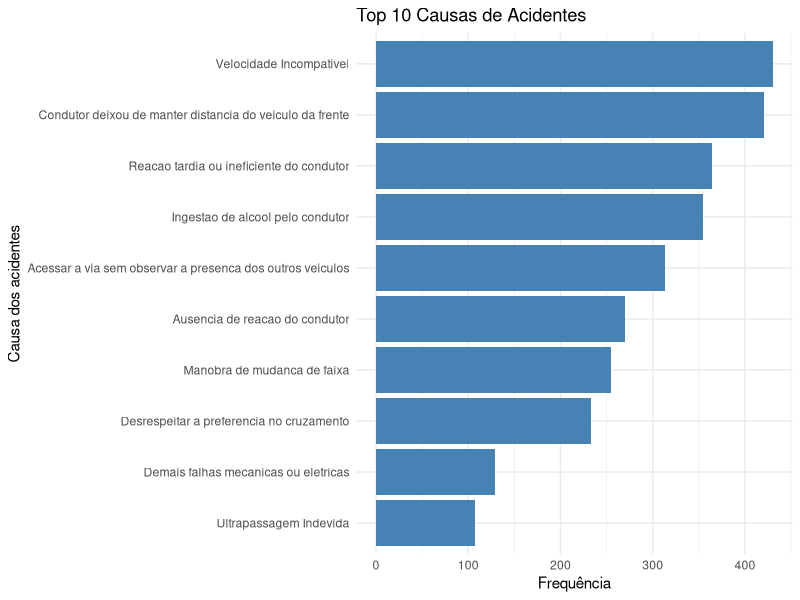
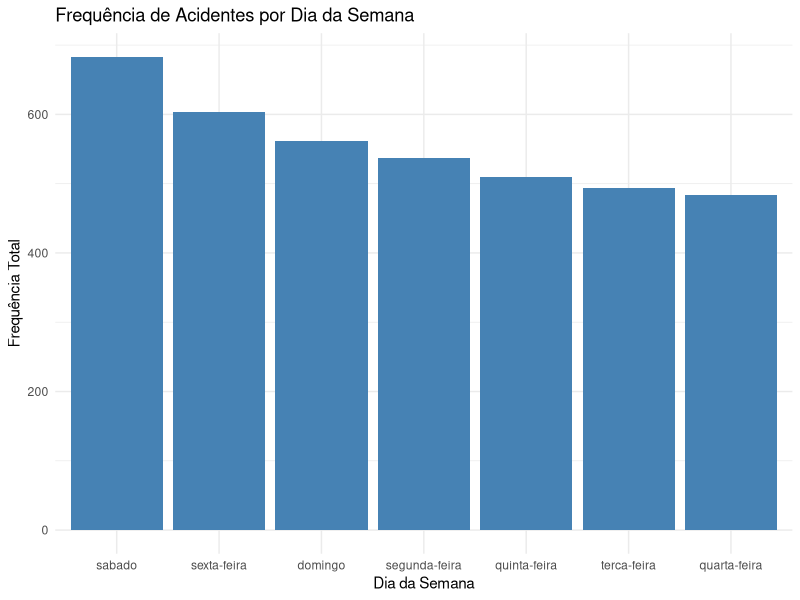
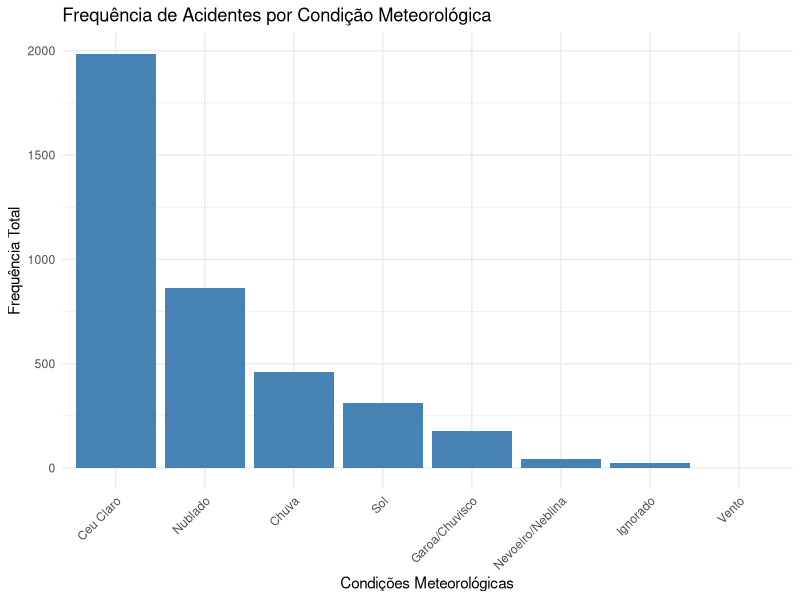
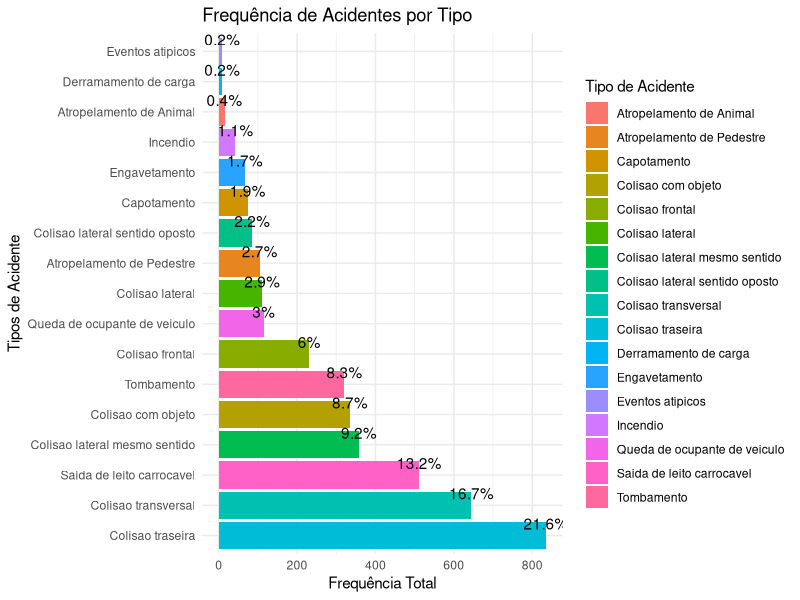

These charts were generated, in order, by the following R code: (Note: this script raises an error after producing the figures.)
dados = read.csv2("datatran2021.csv")

dados[sapply(dados, is.character)] = lapply(dados[sapply(dados, is.character)], as.factor)
summary(dados)

#Frequência da causa de acidentes
ftabela = table(dados$causa_acidente, useNA = "ifany") 
ptabela = round(prop.table(ftabela)*100,1)
tabela1 <- data.frame(Causa_dos_acidentes = names(ftabela), Frequencia = as.vector(ftabela), Porcentagem = as.vector(ptabela))
tabela1 <- tabela1[order(-tabela1$Frequencia), ]
colnames(tabela1) <- c("Causa dos acidentes","Frequencia","Porcentagem") 
tabela1
write.table(tabela1,"Tabela.csv", sep=";", dec=",", row.names=FALSE)

#Gráfico da frequência
top_n <- 10
tabela_top <- tabela1[1:top_n, ]

library(ggplot2)
ggplot(tabela_top, aes(x = reorder(`Causa dos acidentes`, Frequencia), y = Frequencia)) +
  geom_bar(stat="identity", fill="steelblue") +
  coord_flip() +
  xlab("Causa dos acidentes") +
  ylab("Frequência") +
  ggtitle(paste("Top", top_n, "Causas de Acidentes")) +
  theme_minimal()

#qual dia da semana ocorre mais acidentes
diatabela = table(dados$dia_semana, useNA = "ifany")
ptabela = round(prop.table(diatabela)*100,1)
tabela2 <- data.frame(Dias_semana = names(diatabela), Frequencia = as.vector(diatabela), Porcentagem = as.vector(ptabela))
tabela2 <- tabela2[order(-tabela2$Frequencia), ]
write.table(tabela2,"Tabela2.csv", sep=";", dec=",", row.names=FALSE)

#Gráfico de frequencia de acidentes por cada dia de semana
library(ggplot2)
ggplot(tabela2, aes(x = reorder(Dias_semana, -Frequencia), y = Frequencia)) +
  geom_bar(stat = "identity", fill = "steelblue") +
  labs(title = "Frequência de Acidentes por Dia da Semana", x = "Dia da Semana", y = "Frequência Total") +
  theme_minimal()


#condicao metereologica
dtabela = table(dados$condicao_metereologica, useNA = "ifany")
ptabela = round(prop.table(dtabela)*100,1)
tabela3 <- data.frame(condicao_meteorologica = names(dtabela), Frequencia = as.vector(dtabela), Porcentagem = as.vector(ptabela))         ##BRUNO: cpa faz sentido colocar a fase do dia na msm tabela (n sei fazer isso)
tabela3 <- tabela3[order(-tabela3$Frequencia), ]
write.table(tabela3,"Tabela3.csv", sep=";", dec=",", row.names=FALSE)

#Gráfico da relação  frequência de acidentes em cada condição metereológica
tabela3$condicao_meteorologica <- factor(tabela3$condicao_meteorologica, levels = tabela3$condicao_meteorologica)
ggplot(data = tabela3, aes(x = condicao_meteorologica, y = Frequencia)) +
  geom_bar(stat = "identity", fill = "steelblue") +
  labs(title = "Frequência de Acidentes por Condição Meteorológica",
       x = "Condições Meteorológicas",
       y = "Frequência Total") +
  theme_minimal() +
  theme(axis.text.x = element_text(angle = 45, hjust = 1))


#Tipo de Acidente
tipotabela = table(dados$tipo_acidente, useNA = "ifany")
ptabela = round(prop.table(tipotabela)*100,1)
tabela4 <- data.frame(Tipos_acidente = names(tipotabela), Frequencia = as.vector(tipotabela), Porcentagem = as.vector(ptabela))
tabela4 <- tabela4[order(-tabela4$Frequencia), ]
colnames(tabela4) <- c("Tipo de Acidente","Frequencia Total","Porcentagem")
write.table(tabela4,"Tabela4.csv", sep=";", dec=",", row.names=FALSE)


#Gráfico dos tipos de acidentes
ggplot(data = tabela4, aes(x = factor(`Tipo de Acidente`, levels = tabela4$`Tipo de Acidente`), 
                           y = `Frequencia Total`, fill = `Tipo de Acidente`)) +
  geom_bar(stat = "identity", position = position_dodge(0.9)) +
  geom_text(aes(label = paste0(Porcentagem, "%")), 
            position = position_dodge(0.9), 
            vjust = -0.5,  
            color = "black") +
  labs(title = "Frequência de Acidentes por Tipo",
       x = "Tipos de Acidente",
       y = "Frequência Total") +
  theme_minimal() +
  coord_flip()

#Cidade com mais acidentes
cidadetabela = table(dados$municipio, useNA = "ifany")
ptabela = round(prop.table(cidadetabela)*100,1)
tabela5 <- data.frame(Cidade_tabela = names(cidadetabela), Frequencia = as.vector(cidadetabela), Porcentagem = as.vector(ptabela))
tabela5 <- tabela5[order(-tabela5$Frequencia), ]
colnames(tabela5) <- c("Municipio","Frequencia Total","Porcentagem")
write.table(tabela5,"Tabela5.csv", sep=";", dec=",", row.names=FALSE)

#Gráfico das 5 cidades com mais acidentes
ggplot(tabela_top, aes(x = reorder(Municipio, -`Frequencia Total`), y = `Frequencia Total`)) +
  geom_bar(stat = "identity", fill = "steelblue") +
  coord_flip() +
  xlab("Município") +
  ylab("Frequência Total") +
  ggtitle(paste("Top", top_n, "Cidades com Mais Acidentes")) +
  theme_minimal() +
  geom_text(aes(label = `Frequencia Total`), 
            position = position_stack(vjust = 0.5), 
            hjust = -0.2, 
            color = "black")



#Taxa de mortalidade dos acidentes por causa do acidente
library(dplyr)
acidentes_fatais <- dados %>% filter(mortos >= 1)
causa_acidente_fatal <- acidentes_fatais %>%
  group_by(causa_acidente) %>%
  summarise(total_mortos = sum(mortos)) %>%
  arrange(desc(total_mortos))

dados <- dados %>% mutate(acidente_fatal = ifelse(mortos > 0, 1, 0))
acidentes_por_causa <- dados %>%
  group_by(causa_acidente) %>%
  summarise(
    total_acidentes = n(),
    acidentes_fatais = sum(acidente_fatal)
  ) %>%
  mutate(taxa_mortalidade = acidentes_fatais / total_acidentes * 100) %>%
  arrange(desc(taxa_mortalidade))

#Gráfico taxa de mortalidade dos acidentes por causa do acidente
library(ggplot2)

# Criar um gráfico de barras para visualizar a taxa de mortalidade
ggplot(acidentes_por_causa, aes(x = reorder(causa_acidente, -taxa_mortalidade), y = taxa_mortalidade)) +
  geom_bar(stat = "identity", fill = "steelblue") +
  coord_flip() +
  labs(x = "Causa do Acidente", y = "Taxa de Mortalidade (%)", 
       title = "Taxa de Mortalidade por Causa de Acidente") +
  theme_minimal(base_size = 15) + 
  theme(
    panel.grid.major = element_blank(),
    panel.grid.minor = element_blank(),
    axis.ticks = element_blank()
  ) +
  geom_text(aes(label = round(taxa_mortalidade, 1)), 
            position = position_stack(vjust = 0.5), 
            hjust = -0.2, 
            color = "black")



#Quantidade de feridos por causa de acidente
acidentes_feridos <- dados %>% filter(feridos >= 1)
causa_acidente_ferido <- acidentes_feridos %>%
  group_by(causa_acidente) %>%
  summarise(total_feridos = sum(feridos)) %>%
  arrange(desc(total_feridos))

#Gravidade por tipo de acidente
gravidade_por_tipo_acidente <- dados %>%
  group_by(tipo_acidente) %>%
  summarise(
    total_mortes = sum(mortos),
    total_feridos = sum(feridos),
    total_acidentes = n()
  ) %>%
  mutate(
    media_mortes_por_acidente = total_mortes / total_acidentes,
    media_feridos_por_acidente = total_feridos / total_acidentes
  ) %>%
  arrange(desc(total_mortes))